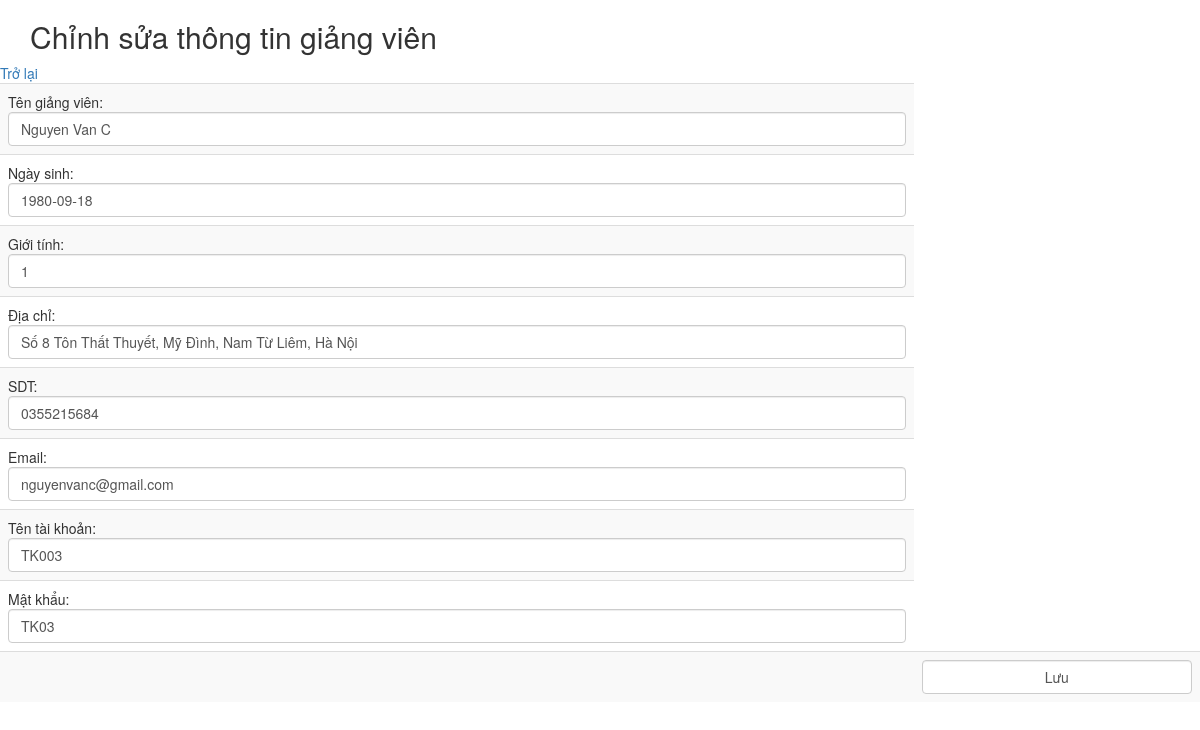
Screenshot of /index.php/giangvien/edit/GV003 with the database file from the repository.
### tables this page shows
CREATE TABLE `giangvien` (
  `MaGV` varchar(12) NOT NULL,
  `MaKhoa` varchar(12) NOT NULL,
  `TenGV` varchar(50) NOT NULL,
  `NgaySinh` date NOT NULL,
  `GioiTinh` tinyint(1) NOT NULL,
  `DiaChi` varchar(50) NOT NULL,
  `SDT` varchar(10) NOT NULL,
  `Email` varchar(25) NOT NULL,
  `TenTK` varchar(50) NOT NULL,
  `MatKhau` varchar(20) NOT NULL
);

### application/controllers/giangvien.php (called while the page is built, shortened)
<?php
 class GiangVien extends CI_Controller
 {
 	public function __construct()
 	{
 		$this->load->Model("giangvien_model");
 	}
	public function edit($MaGV)
	{
		$this->load->helper('url');
		$data['giangvien'] = $this->giangvien_model->getByMaGV($MaGV);
		$this->load->view('layout/giangvien/edit', $data);
	}
 }

### index.php (called while the page is built, shortened)
<?php
require_once BASEPATH.'core/CodeIgniter.php';

### application/models/giangvien_model.php (called while the page is built, shortened)
<?php
class giangvien_model extends CI_Model
{
	public function getByMaGV($MaGV)
	{
		$this->db->from('giangvien');
		$this->db->where('MaGV', $MaGV);
		$query = $this->db->get();
		return $query->row();
	}
}

### application/views/layout/giangvien/edit.php (the view, shortened to what this page needs)
<!DOCTYPE html>
<html lang="en">
<head>
      <link rel="stylesheet" href="https://maxcdn.bootstrapcdn.com/bootstrap/3.4.1/css/bootstrap.min.css">
</head>
<body>
	<h2 class="container clearfix">Chỉnh sửa thông tin giảng viên</h2>
	<a href="<?php echo site_url('giangvien/')?>"> Trở lại </a>
    <table class="table table-striped">
    <form action="<?php echo site_url('giangvien/update/'.$giangvien->MaGV)?>" method="post">
		<tr>
		<td>Tên giảng viên:
		<input type="text" name="TenGV" class="form-control" value="<?php echo $giangvien->TenGV ?>"/>
		</td>
		</tr>
		<tr>
		<td>Ngày sinh:
		<input type="text" name="NgaySinh" class="form-control" value="<?php echo $giangvien->NgaySinh ?>"/>
		</td>
		</tr>
		<tr>
		<td>Giới tính:
		<input type="text" name="GioiTinh" class="form-control" value="<?php echo $giangvien->GioiTinh ?>"/>
		</td>
		</tr>
		<tr>
		<td>Địa chỉ:
		<input type="text" name="DiaChi" class="form-control" value="<?php echo $giangvien->DiaChi ?>"/>
		</td>
		</tr>
		<tr>
		<td>SDT:
		<input type="text" name="SDT" class="form-control" value="<?php echo $giangvien->SDT ?>"/>
		</td>
		</tr>
		<tr>
		<td>Email:
		<input type="text" name="Email" class="form-control" value="<?php echo $giangvien->Email ?>"/>
		</td>
		</tr>
		<tr>
		<td>Tên tài khoản:
		<input type="text" name="TenTK" class="form-control" value="<?php echo $giangvien->TenTK ?>"/>
		</td>
		</tr>
		<tr>
		<td>Mật khẩu:
		<input type="text" name="MatKhau" class="form-control" value="<?php echo $giangvien->MatKhau ?>"/>
		</td>
		</tr>
		<tr>
			<td></td>
		<td>
		<input type="submit" name="submit" class="form-control" value="Lưu"/>
		</td>
		</tr>
    </form>
    </table>
</body>
</html>

### rows the page displays
giangvien: TenGV "Nguyen Van C", NgaySinh "1980-09-18", GioiTinh "1", DiaChi "Số 8 Tôn Thất Thuyết, Mỹ Đình, Nam Từ Liêm, Hà Nội", SDT "0355215684", Email "nguyenvanc@gmail.com", TenTK "TK003", MatKhau "TK03"
